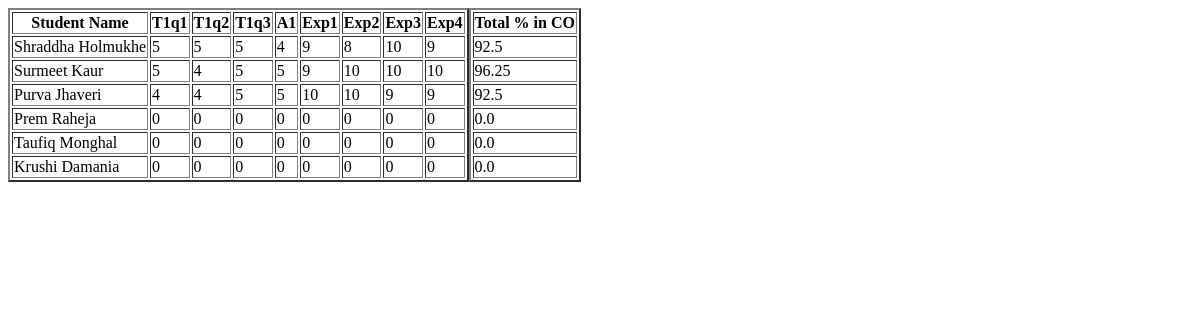
The page /copo/ on the database as committed earlier.
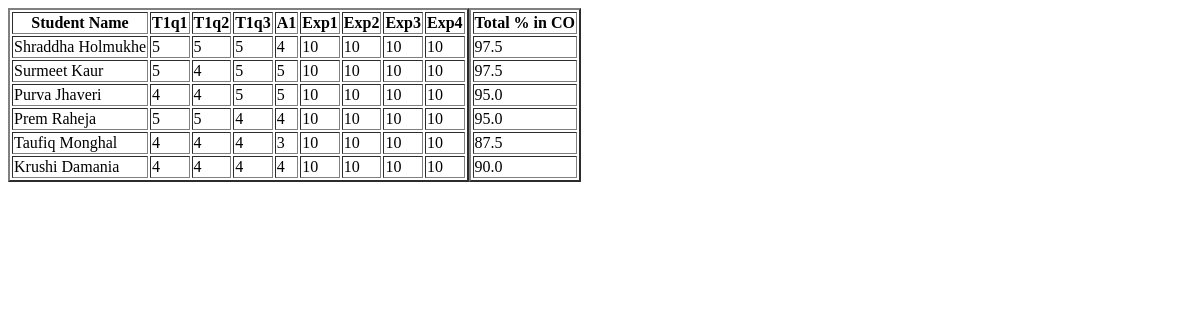
The same page on the database as committed later.
### copo/models.py (models this page shows, shortened)
class COatdadbms(models.Model):
    cono = models.CharField(max_length=2)
    atd = models.CharField(max_length=50)

### teachers/models.py (models this page shows, shortened)
class Students(models.Model):
    student_roll = models.AutoField(primary_key=True, unique=True, editable=False)
    student_name = models.CharField(max_length=70)
    Exp1 = models.IntegerField(default=0)
    Exp2 = models.IntegerField(default=0)
    Exp3 = models.IntegerField(default=0)
    Exp4 = models.IntegerField(default=0)
    Exp5 = models.IntegerField(default=0)
    Exp6 = models.IntegerField(default=0)
    Exp7 = models.IntegerField(default=0)
    Exp8 = models.IntegerField(default=0)
    Exp9 = models.IntegerField(default=0)
    Exp10 = models.IntegerField(default=0)
    exp_avg = models.IntegerField(default=0)
    T1q1 = models.IntegerField(default=0)
    T1q2 = models.IntegerField(default=0)
    T1q3 = models.IntegerField(default=0)
    T1q4 = models.IntegerField(default=0)
    T1_total = models.IntegerField(default=0)
    T2q1 = models.IntegerField(default=0)
    T2q2 = models.IntegerField(default=0)
    T2q3 = models.IntegerField(default=0)
    T2q4 = models.IntegerField(default=0)
    T2_total = models.IntegerField(default=0)
    TT_avg = models.IntegerField(default=0)
    A1 = models.IntegerField(default=0)
    A2 = models.IntegerField(default=0)
    Ass_avg = models.IntegerField(default=0)
    attendance = models.IntegerField(default=0)
    final_marks = models.IntegerField(default=0)

### copo/views.py (the view)
def ViewCO(request):
    Atdmap = COatdadbms.objects.filter(cono=1)
    S = Students.objects.all()
    patterntesta = re.compile("[T][1-2]q[1-4]|[A][1-2]")
    total = []
    for b in S:
        ta = 0
        texp = 0
        pta = 0
        pexp = 0
        for u in Atdmap:
            n = str(u.atd)
            m = getattr(b, n)
            if patterntesta.match(n):
                ta += 1
                pta += int(m)
            else:
                texp += 1
                pexp += int(m)
        ttl = (((pta * 100)/(5 * ta)) + ((pexp * 100)/(10 * texp))) / 2
        total.append(ttl)
    context = {
        "S": S,
        "a": Atdmap,
        "total": total,
    }
    template = loader.get_template("copo/ViewCO.html")
    return HttpResponse(template.render(context, request))

### copo/templatetags/getattribute.py (called while the page is built)
def getattribute(value, arg):
    if "." in str(arg):
        firstarg = str(arg).split(".")[0]
        value = getattribute(value, firstarg)
        arg = ".".join(str(arg).split(".")[1:])
        return getattribute(value, arg)
    if hasattr(value, str(arg)):
        return getattr(value, arg)
    elif hasattr(value, 'has_key') and value.has_key(arg):
        return value[arg]
    elif numeric_test.match(str(arg)) and len(value) > int(arg):
        return value[int(arg)]
    else:
        return 'no attr.' + str(arg) + 'for:' + str(value)

### copo/templates/copo/ViewCO.html (shortened to what this page needs)
{% load getattribute %}
<table class="one" border="2">
    <tr>
        <th> Student Name</th>
        {%      for u in a %}
        <th>
            {{ u.atd }}
        </th>
        {%      endfor %}
    </tr>
    {%     for b in S %}
    <tr>
        <td>
        {{ b.student_name }}
    </td>
    {%      for u in a %}
        <td>
            {{ b|getattribute:u.atd }}
       </td>
        {%      endfor %}
</tr>
    {%      endfor %}
</table>
<table class="two" border="2">
    <tr><th>Total % in CO</th></tr>
    {%     for i in total %}
    <tr>
        <td>
            {{ i }}
        </td>
    </tr>{%      endfor %}
</table>

Rows that differ between the two databases and show on the page:
changed through a linked row, COatdadbms (number 1 of 8 on the later page): atd.T1q1 "0" → "5"; atd.T1q1 "0" → "4"
changed through a linked row, COatdadbms (number 2 of 8 on the later page): atd.T1q2 "0" → "5"; atd.T1q2 "0" → "4"
changed through a linked row, COatdadbms (number 3 of 8 on the later page): atd.T1q3 "0" → "4"
changed through a linked row, COatdadbms (number 4 of 8 on the later page): atd.A1 "0" → "4"; atd.A1 "0" → "3"
changed through a linked row, COatdadbms "Exp1": atd.Exp1 "9" → "10"; atd.Exp1 "0" → "10"
changed through a linked row, COatdadbms "Exp2": atd.Exp2 "8" → "10"; atd.Exp2 "0" → "10"
changed through a linked row, COatdadbms "Exp3": atd.Exp3 "9" → "10"; atd.Exp3 "0" → "10"
changed through a linked row, COatdadbms "Exp4": atd.Exp4 "9" → "10"; atd.Exp4 "0" → "10"
Other text that changed with them:
new list line: "97.5"
new list line: "95.0"
new list line: "87.5"
new list line: "90.0"
list line gone: "92.5"
list line gone: "96.25"
list line gone: "0.0"
